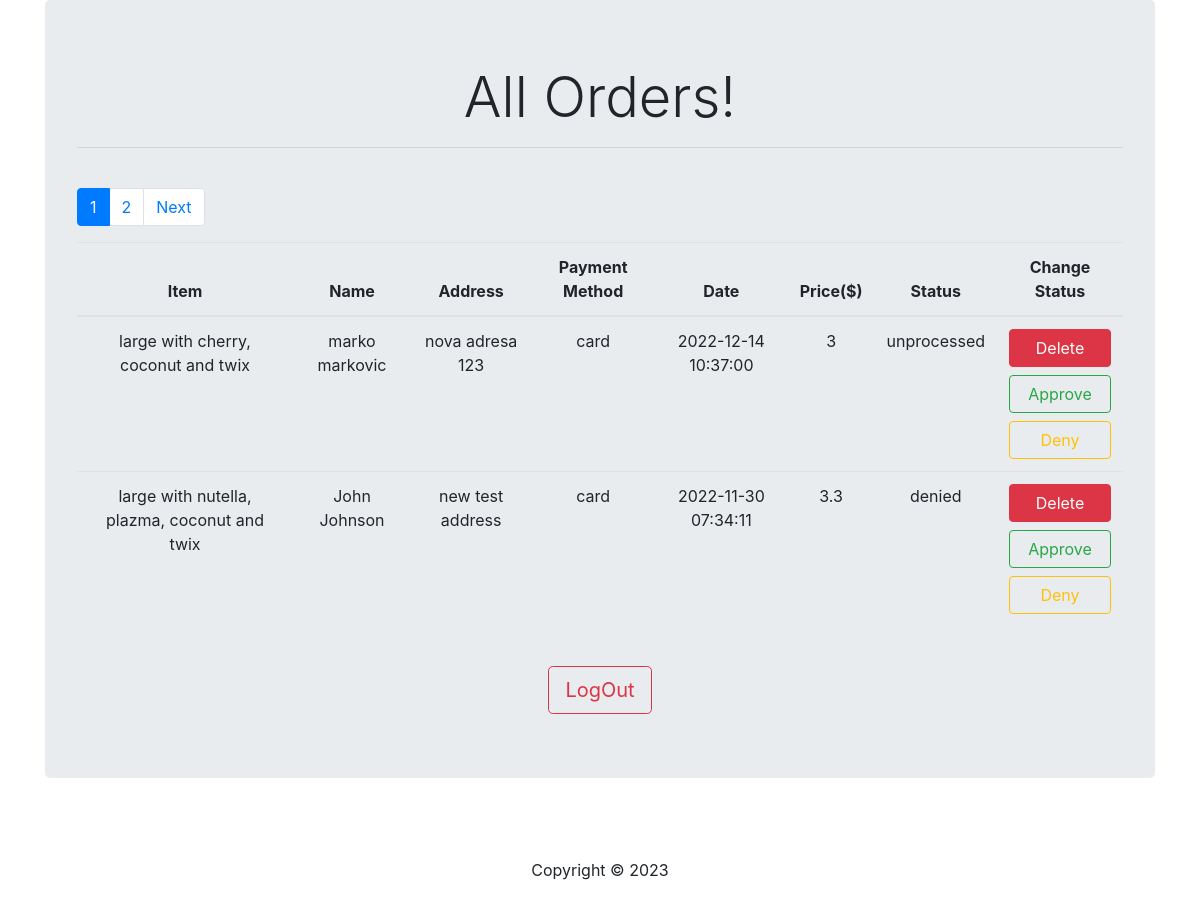
The page /orders_list.php (signed in) on the database as committed earlier.
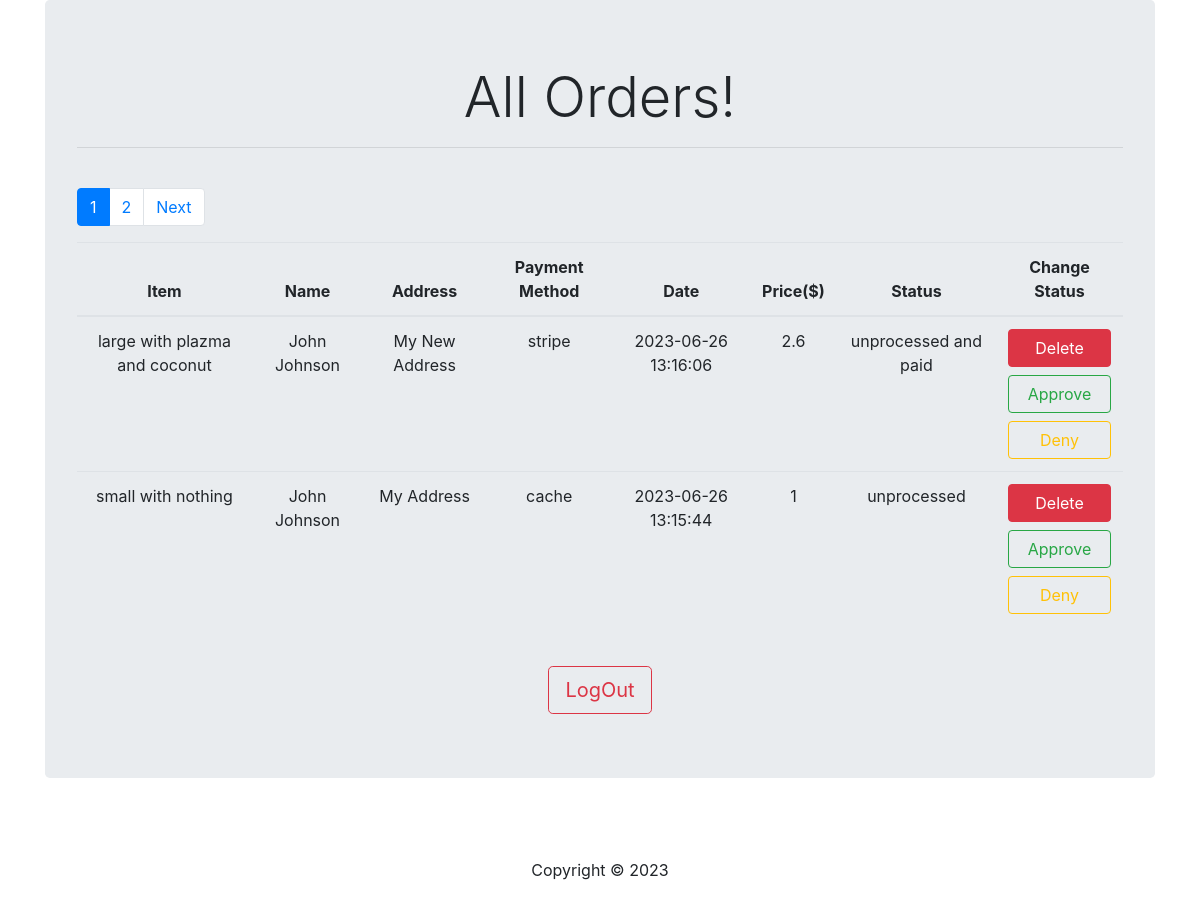
The same page on the database as committed later.
### tables this page shows
CREATE TABLE IF NOT EXISTS `orders` (
  `id` int NOT NULL AUTO_INCREMENT,
  `idB` int NOT NULL,
  `item` varchar(100) NOT NULL,
  `address` varchar(45) NOT NULL,
  `payment_method` varchar(45) NOT NULL,
  `price` float NOT NULL,
  `status` varchar(45) NOT NULL DEFAULT 'unprocessed',
  `date` timestamp NOT NULL DEFAULT CURRENT_TIMESTAMP,
  `stripe_session_id` varchar(200) DEFAULT NULL,
  PRIMARY KEY (`id`),
  KEY `buyer` (`idB`)
);

### includes/database.php (called while the page is built, shortened)
<?php
class Database{
    public function __construct($host = DB_HOST, $user = DB_USER, $password = DB_PASS, $base = DB_NAME){
        try{
            $this->conn = new PDO("mysql:host=$host;dbname=$base",$user,$password);
        }catch (PDOException $ex){
            echo "Connection failed: " . $ex->getMessage();
        }
    }
}
?>

### includes/Order.php (the view, shortened to what this page needs)
<?php
class Order {
    public $database;
    public function __construct($data_base){
        $this->database = $data_base;
    }
    public function get_all_orders(){
        $sql_query = "SELECT orders.id,orders.item,orders.address,orders.payment_method,orders.price,orders.status,orders.date,CONCAT(users.firstname,' ',users.lastname) AS name FROM orders INNER JOIN users ON orders.idb=users.idb ORDER BY date DESC ;";
        $stmt = $this->database->conn->prepare($sql_query);
        $stmt->execute();
        $row = $stmt->fetchAll();
        return $row;
    }
    public function get_all_with_pagination()
    {
        $total_entries = count($this->get_all_orders());
        $perPage = 2;
        if (isset($_GET['page'])) {
            $page = preg_replace('/[^0-9]/', '', $_GET['page']);
        } else {
            $page = 1;
        }
        if($total_entries!==0) {
            $lastPage = ceil($total_entries / $perPage);
            $middleNumbers = '';
            $sub1 = $page - 1;
            $add1 = $page + 1;
            if ($page == 1 && $lastPage > 1) {
                $middleNumbers .= '<li class="page-item active"><a class="page-link">' . $page . '</a></li>';
                $middleNumbers .= '<li class="page-item"><a class="page-link" href="' . $_SERVER['PHP_SELF'] . '?page=' . $add1 . '">' . $add1 . '</a></li>';
            } elseif ($page == $lastPage && $lastPage > 1) {
                $middleNumbers .= '<li class="page-item"><a class="page-link" href="' . $_SERVER['PHP_SELF'] . '?page=' . $sub1 . '">' . $sub1 . '</a></li>';
                $middleNumbers .= '<li class="page-item active"><a class="page-link">' . $page . '</a></li>';
            }
            $outputPagination = '';
                $outputPagination .= $middleNumbers;
                if ($page != $lastPage) {
                    $next = $page + 1;
                    $outputPagination .= '<li class="page-item"><a class="page-link" href="' . $_SERVER['PHP_SELF'] . '?page=' . $next . '">Next</a></li>';
                }
            echo "<div class='text-center' style='clear: both'><ul class='pagination'>{$outputPagination}</ul></div>";
            $limit = 'LIMIT ' . ($page - 1) * $perPage . ',' . $perPage;
            try {
                $sql_query = "SELECT orders.id, orders.item,orders.address,orders.payment_method,orders.price,orders.status,orders.date,CONCAT(users.firstname,' ',users.lastname) AS name FROM orders INNER JOIN users ON orders.idb=users.idb ORDER BY date DESC {$limit}";
                $stmt = $this->database->conn->prepare($sql_query);
                $stmt->execute();
                if ($total_entries !== 0) {
                    while ($row = $stmt->fetch()) {
                        $table = <<<DELIMITER
                    <tr>
                        <td>{$row->item}</td>
                        <td>{$row->name}</td>
                        <td>{$row->address}</td>
                        <td>{$row->payment_method}</td>
                        <td>{$row->date}</td>
                        <td>{$row->price}</td>
                        <td>{$row->status}</td>
                        <td><a href="orders_list.php?delete_id={$row->id}"  class="btn btn-danger btn-block" name="register" onClick="return confirm('Are you sure you want to delete?')">Delete</a> <a href="orders_list.php?approve_id={$row->id}"  class="btn btn-outline-success btn-block" name="register" onClick="return confirm('Are you sure you want to approve?')">Approve</a> <a href="orders_list.php?deny_id={$row->id}"  class="btn btn-outline-warning btn-block" name="register" onClick="return confirm('Are you sure you want to deny?')">Deny</a></td>
                    </tr>
                    DELIMITER;
                        echo $table;
                    }
                }
            } catch (PDOException $e) {
                echo "Error: " . $e->getMessage();
            }
            }
    }
}
?>

### includes/header.php (shortened to what this page needs)
<!doctype html>
<html lang="en">
<head>
    <link rel="stylesheet" href="https://stackpath.bootstrapcdn.com/bootstrap/4.1.1/css/bootstrap.min.css"
>
    <link rel="stylesheet" type="text/css" href="css/style.css">
</head>
<body>

### orders_list.php (shortened to what this page needs)
<?php
require_once ('includes/header.php');
$orders = new Order($database);
?>
<div class="container">
    <div class="jumbotron text-center">
        <h1 class="display-4">All Orders!</h1>
        <hr>
        <br>
        <table class="table">
            <thead>
            <tr>
                <th>Item</th>
                <th>Name</th>
                <th>Address</th>
                <th>Payment Method</th>
                <th>Date</th>
                <th>Price($)</th>
                <th>Status</th>
                <th>Change Status</th>
            </tr>
            </thead>
            <tbody>
                    <tr>
                        <?php $orders->get_all_with_pagination(); ?>
                    </tr>
            </tbody>
        </table>
        <br>
        <a href="logout.php" class="btn btn-outline-danger btn-lg" onclick="return confirm('Are you sure you want to log out?');">LogOut</a>
    </div>
    <br>
</div>
<?php require_once ('includes/footer.php');?>

### includes/footer.php (shortened to what this page needs)
<footer id="main-footer" class="text-center p-4">
    <div class="container">
        <div class="row">
            <div class="col">
                <p>Copyright &copy;
                    <span id="year"></span></p>
            </div>
        </div>
    </div>
</footer>
</body>
</html>

Rows that differ between the two databases and show on the page:
removed orders: item "large with cherry, coconut and twix", name "marko markovic", address "nova adresa 123", payment_method "card", date "2022-12-14 10:37:00", price "3", status "unprocessed"
removed orders: item "large with nutella, plazma, coconut and twix", name "John Johnson", address "new test address", payment_method "card", date "2022-11-30 07:34:11", price "3.3", status "denied"
added orders: item "large with plazma and coconut", name "John Johnson", address "My New Address", payment_method "stripe", date "2023-06-26 13:16:06", price "2.6", status "unprocessed and paid"
added orders: item "small with nothing", name "John Johnson", address "My Address", payment_method "cache", date "2023-06-26 13:15:44", price "1", status "unprocessed"
